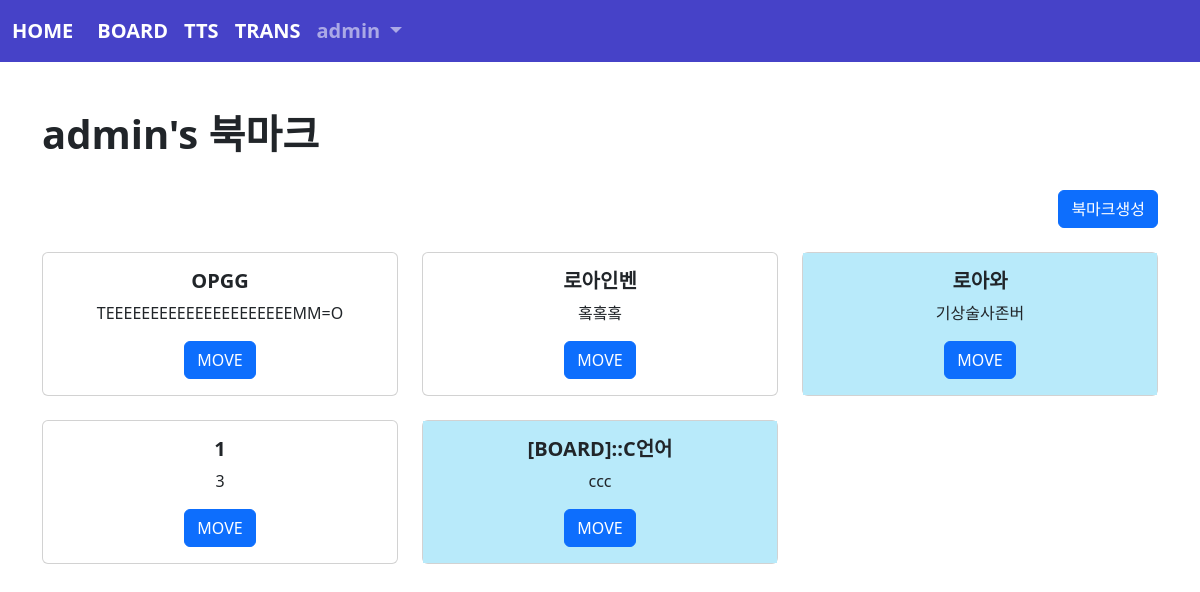
Screenshot of /book/index/ (signed in) with the database file from the repository.
### acc/models.py (models this page shows, shortened)
class User(AbstractUser):
    pic = models.ImageField(upload_to="user/%y/%m")
    comment = models.TextField(blank=True)
    point = models.IntegerField(default=0)

### book/models.py (models this page shows, shortened)
class Book(models.Model):
    site_name = models.CharField(max_length=100)
    site_url = models.TextField()
    site_con = models.TextField()
    maker = models.ForeignKey(User, on_delete=models.CASCADE)
    impo = models.BooleanField()

### book/views.py (the view)
# urls.py: path('index/', views.index, name="index"),
def index(request):
    b = request.user.book_set.all()
    context = {
        "bset" : b
    }
    return render(request, "book/index.html", context)

### templates/book/index.html
{% extends 'base.html' %}
{% block con %}
    <h1><b>{{user}}'s 북마크</b></h1>
    <br>
    <div class="text-end">
        <a href="{% url 'book:create' %}" class="btn btn-primary">북마크생성</a>
    </div>
    <div class="row">
        {% for i in bset %}
            <div class="col-sm-4 mt-4 text-center">
                <div class="card">
                    <div class="card-body" {% if i.impo %}style="background-color:rgb(184, 234, 250)"{% endif %}>
                        <h5 class="card-title"><b>{{i.site_name}}</b></h5>
                        <p class="card-text">{{i.site_con}}</p>
                        <a href="{{ i.site_url }}" class="btn btn-primary">MOVE</a>
                    </div>
                </div>
            </div>
        {% endfor %}
    </div>
{% endblock %}

### templates/base.html (shortened to what this page needs)
<!doctype html>
<html lang="en">
    <head>
        <link href="https://cdn.jsdelivr.net/npm/bootstrap@5.2.0-beta1/dist/css/bootstrap.min.css" rel="stylesheet">
    </head>
    <body>
        {% if user.is_authenticated %}
        <nav class="navbar navbar-expand-lg navbar-dark" style="background-color: rgb(70, 66, 200); font-weight: bold; font-size: 20px;">
            <div class="container-fluid">
                <a class="navbar-brand" href="{% url 'acc:index' %}">HOME</a>
                <div class="collapse navbar-collapse" id="navbarSupportedContent">
                    <ul class="navbar-nav me-auto mb-2 mb-lg-0">
                        <li class="nav-item">
                            <a class="nav-link active" aria-current="page" href="{% url 'board:index' %}">BOARD</a>
                        </li>
                        <li class="nav-item">
                            <a class="nav-link active" aria-current="page" href="{% url 'tts:tts' %}">TTS</a>
                        </li>
                        <li class="nav-item">
                            <a class="nav-link active" aria-current="page" href="{% url 'trans:trans' %}">TRANS</a>
                        </li>
                        <li class="nav-item dropdown">
                            <a class="nav-link dropdown-toggle" href="#" id="navbarDropdown" role="button" data-bs-toggle="dropdown" aria-expanded="false">
                                {{ user }}
                            </a>
                        </li>
                    </ul>
                </div>
            </div>
        </nav>
        <div class="container mt-5 mb-5">
        {% endif %}
        {% if user.is_authenticated %}
            {% block con %}{% endblock %}
        {% endif %}
        </div>
    </body>
</html>

### rows the page displays
User: username "admin"
Book: site_name "OPGG", site_con "TEEEEEEEEEEEEEEEEEEEEEMM=O"
Book: site_name "로아인벤", site_con "홐홐홐"
Book: site_name "로아와", site_con "기상술사존버"
Book: site_name "1", site_con "3"
Book: site_name "[BOARD]::C언어", site_con "ccc"
